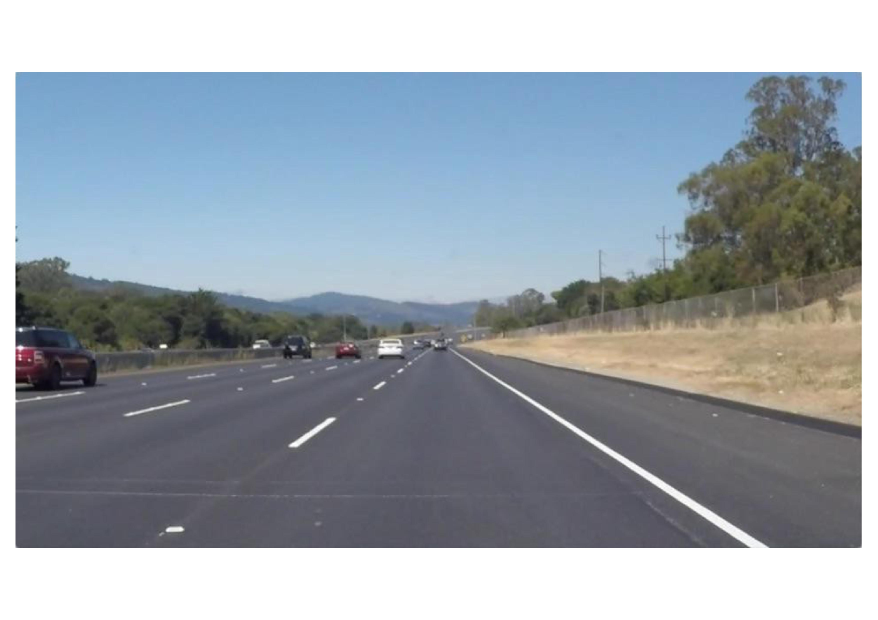
#> input picture lane.jpg, 3509 x 2480 px (shown at 1/4 size); its folder holds only this picture in this run
$ python -i lane.py   (imports and definitions only)
#> lines starting #> are read from the running program, lines starting #| are printed output that depends on the picture; after the words box and inside, x2 and y2 are one past the last pixel; in counts of white or black regions, pixels touching at a corner belong together
import matplotlib.pylab as plt
import cv2
import numpy as np
import tkinter
import PIL.Image
import PIL.ImageTk


def region_mask(img, vert):
    mask=np.zeros_like(img)
    match_colour=255

    cv2.fillPoly(mask, vert, match_colour)
    maskedImage= cv2.bitwise_and(img,mask)
    return maskedImage


def drawLines(img, lines):
    cpimg=np.copy(img)
    blankImage= np.zeros((cpimg.shape[0], img.shape[1], 3), dtype= np.uint8)

    for line in lines:
        for x1, y1, x2, y2 in line:
            cv2.line(img, (x1,y1), (x2,y2), (0,255,0), thickness=3)

    img=cv2.addWeighted(img, 0.8, blankImage, 1, 0.0)
    return img


def process(image):
    height= image.shape[0]
#> height = 2480
    width= image.shape[1]
#> width = 3509

    region_vertice=[(0,height),
            (width/2,height/2),
            (width,height)]


    grayImage=cv2.cvtColor(image, cv2.COLOR_RGB2GRAY)
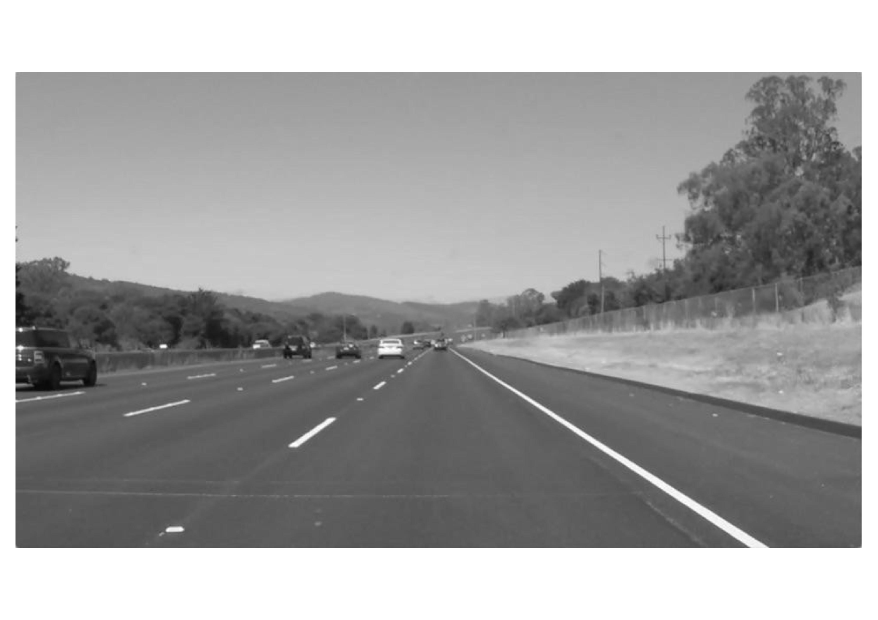
#> grayImage: shape (2480, 3509) (shown at 1/4 size); min 2, max 255, mean 162.5

    cannyImage= cv2.Canny(grayImage, 100, 120)
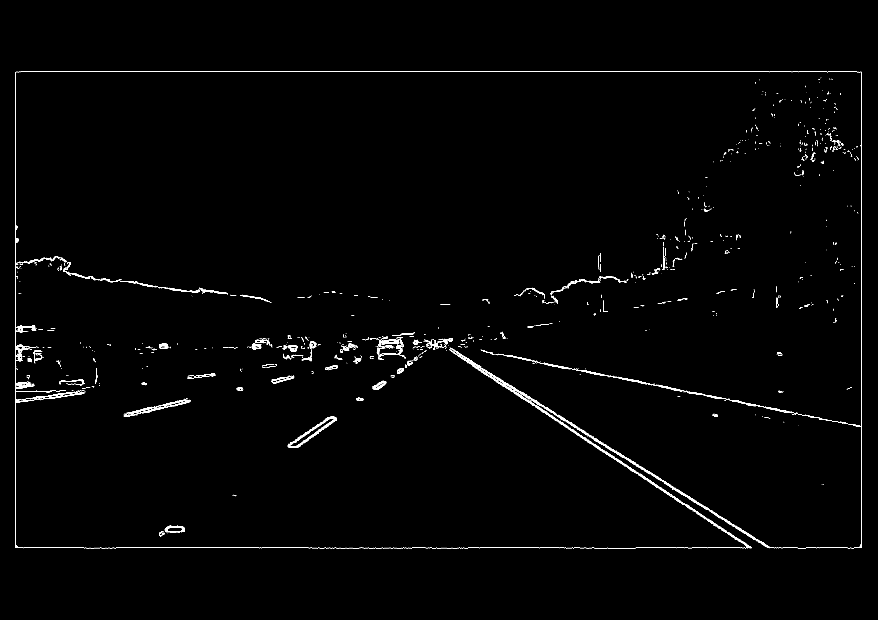
#> cannyImage: shape (2480, 3509) (shown at 1/4 size); 0.57% white in thin lines or dots, all inside (x1, y1, x2, y2) = (61, 287, 3448, 2193)

    cropImage= region_mask(cannyImage, np.array([region_vertice],np.int32))
#> in region_mask, `cv2.fillPoly(mask, vert, match_colour)`:
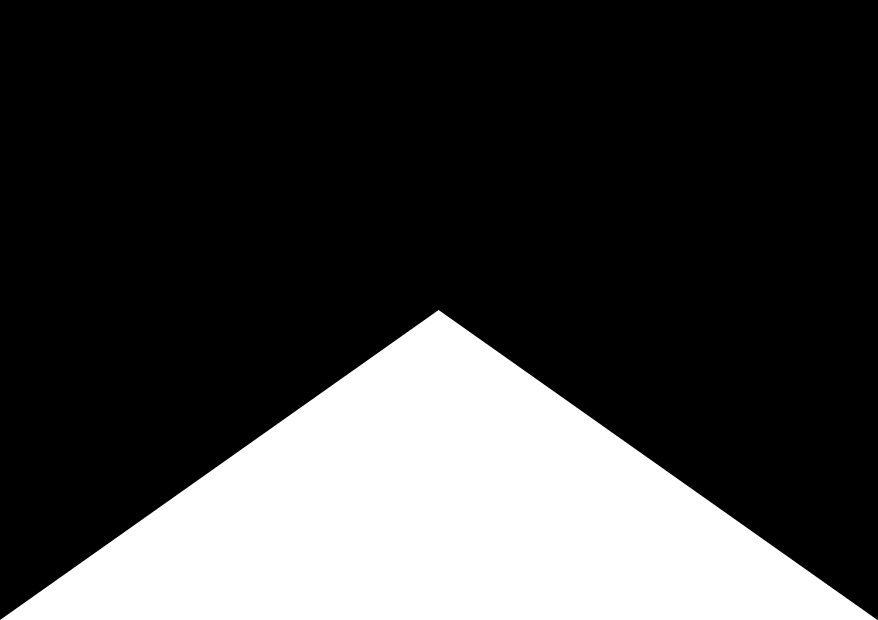
#> mask: shape (2480, 3509) (shown at 1/4 size); 25% white; 1 white region, box (x1, y1, x2, y2) and area: (1, 1240, 3509, 2480) 2176095
#> in region_mask, `maskedImage= cv2.bitwise_and(img,mask)`:
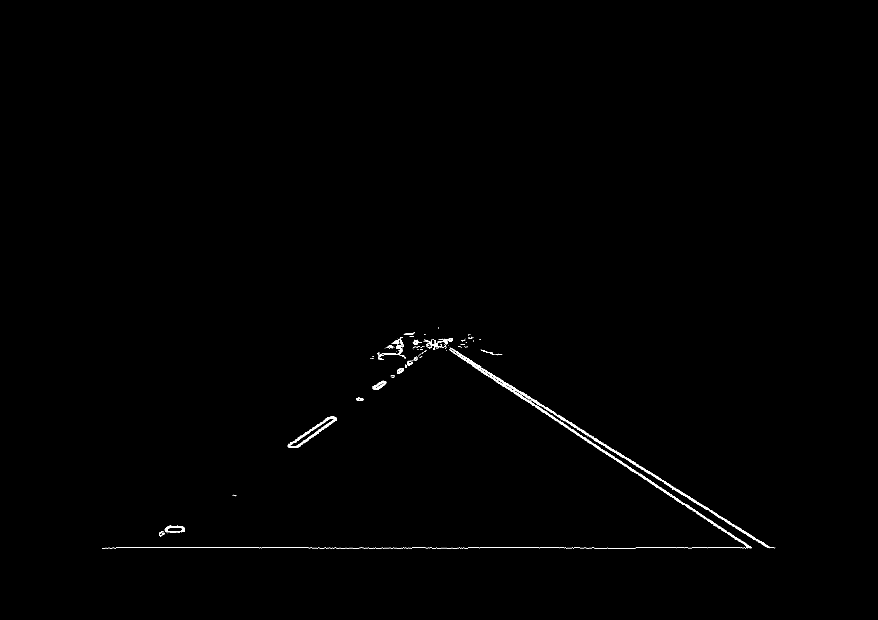
#> maskedImage: shape (2480, 3509) (shown at 1/4 size); 0.22% white in thin lines or dots, all inside (x1, y1, x2, y2) = (408, 1310, 3101, 2193)

    line= cv2.HoughLinesP(cropImage, rho=2, theta=np.pi/60, threshold=50,
                           lines=np.array([]),
                           minLineLength=40, maxLineGap=25)
#> line = 131 rows, first 6: [423, 2191, 1408, 2191], [1813, 1413, 2924, 2135], [1733, 1359, 1777, 1387], [1916, 1482, 3007, 2191], [1739, 1360, 2353, 1759], [1814, 1411, 2709, 1993]

    imageLines=drawLines(image, line)
#> the loop in drawLines, `for line in lines:` made 131 passes
#> line on passes 1 to 12: [[423, 2191, 1408, 2191]], [[1813, 1413, 2924, 2135]], [[1733, 1359, 1777, 1387]], [[1916, 1482, 3007, 2191]], [[1739, 1360, 2353, 1759]], [[1814, 1411, 2709, 1993]], [[2328, 1753, 3004, 2192]], [[2092, 1570, 2565, 1877]], [[2190, 1631, 2609, 1903]], [[2350, 1769, 2424, 1817]], [[2046, 1543, 2469, 1817]], [[1507, 1556, 1684, 1427]]
#> in drawLines, `img=cv2.addWeighted(img, 0.8, blankImage, 1, 0.0)`:
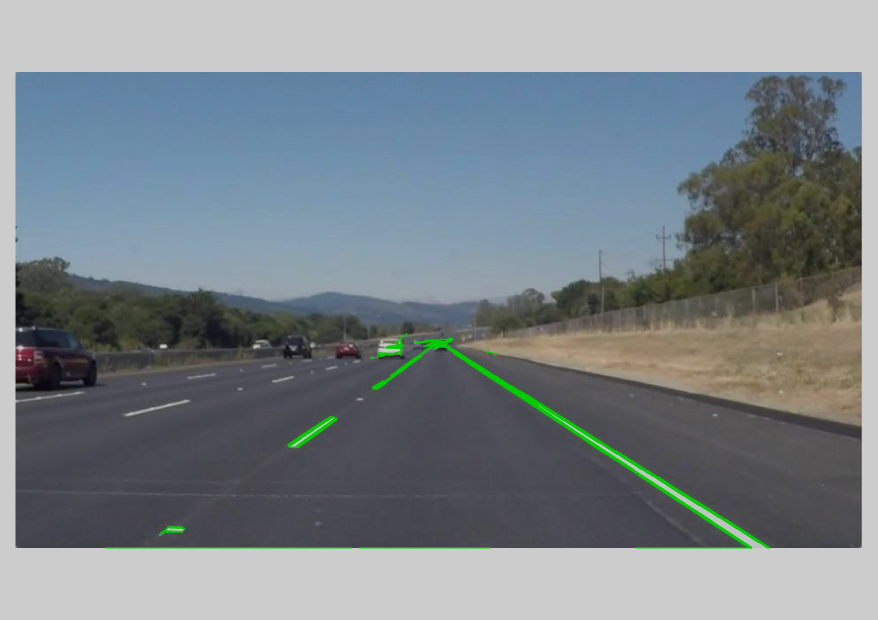
#> img: shape (2480, 3509, 3) (shown at 1/4 size); mean R, G, B 123.2, 132, 137.2
    return imageLines


# [21 lines left out: function video, not called in this run]


class App:
    # [38 lines left out: functions __init__, update, not called in this run]


class MyVideoCapture:
    # [43 lines left out: functions __init__, get_frame, __del__, callback, not called in this run]


v1 = ""
v2 = ""

# [4 lines not run here, left out]
# [3 lines that did not run here, left out]
# [2 lines not run here, left out]
# [1 line that did not run here, left out]
# [2 lines not run here, left out]
# [1 line that did not run here, left out]
# [2 lines not run here, left out]
# [3 lines that did not run here, left out]
# [2 lines not run here, left out]
# [1 line that did not run here, left out]

# [4 lines not run here, left out]


>>> import cv2
>>> picture = cv2.cvtColor(cv2.imread('lane.jpg'), cv2.COLOR_BGR2RGB)
>>> result = process(picture)
